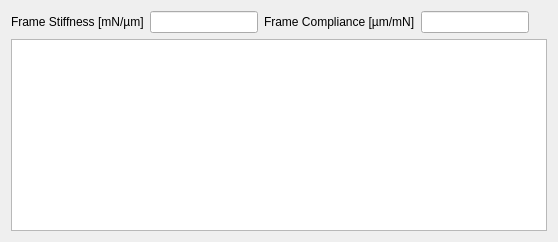
                <widget class="QWidget" name="tab_19">
                 <attribute name="title">
                  <string>Frame Compliance</string>
                 </attribute>
                 <layout class="QGridLayout" name="gridLayout_34">
                  <item row="1" column="0">
                   <widget class="QLabel" name="label_40">
                    <property name="text">
                     <string>Frame Stiffness [mN/µm]</string>
                    </property>
                   </widget>
                  </item>
                  <item row="1" column="1">
                   <widget class="QLineEdit" name="lineEdit_FrameStiffness_tabHE_FrameStiffness">
                    <property name="enabled">
                     <bool>true</bool>
                    </property>
                    <property name="sizePolicy">
                     <sizepolicy hsizetype="Maximum" vsizetype="Fixed">
                      <horstretch>0</horstretch>
                      <verstretch>0</verstretch>
                     </sizepolicy>
                    </property>
                    <property name="text">
                     <string/>
                    </property>
                    <property name="frame">
                     <bool>true</bool>
                    </property>
                    <property name="dragEnabled">
                     <bool>false</bool>
                    </property>
                    <property name="readOnly">
                     <bool>true</bool>
                    </property>
                    <property name="clearButtonEnabled">
                     <bool>false</bool>
                    </property>
                   </widget>
                  </item>
                  <item row="1" column="2">
                   <widget class="QLabel" name="label_39">
                    <property name="text">
                     <string>Frame Compliance [µm/mN]</string>
                    </property>
                   </widget>
                  </item>
                  <item row="3" column="0" colspan="7">
                   <widget class="QGraphicsView" name="graphicsView_tabHE_FrameStiffness">
                    <property name="cacheMode">
                     <set>QGraphicsView::CacheNone</set>
                    </property>
                   </widget>
                  </item>
                  <item row="1" column="3">
                   <widget class="QLineEdit" name="lineEdit_FrameCompliance_tabHE_FrameStiffness">
                    <property name="sizePolicy">
                     <sizepolicy hsizetype="Maximum" vsizetype="Fixed">
                      <horstretch>0</horstretch>
                      <verstretch>0</verstretch>
                     </sizepolicy>
                    </property>
                    <property name="readOnly">
                     <bool>true</bool>
                    </property>
                   </widget>
                  </item>
                 </layout>
                </widget>
